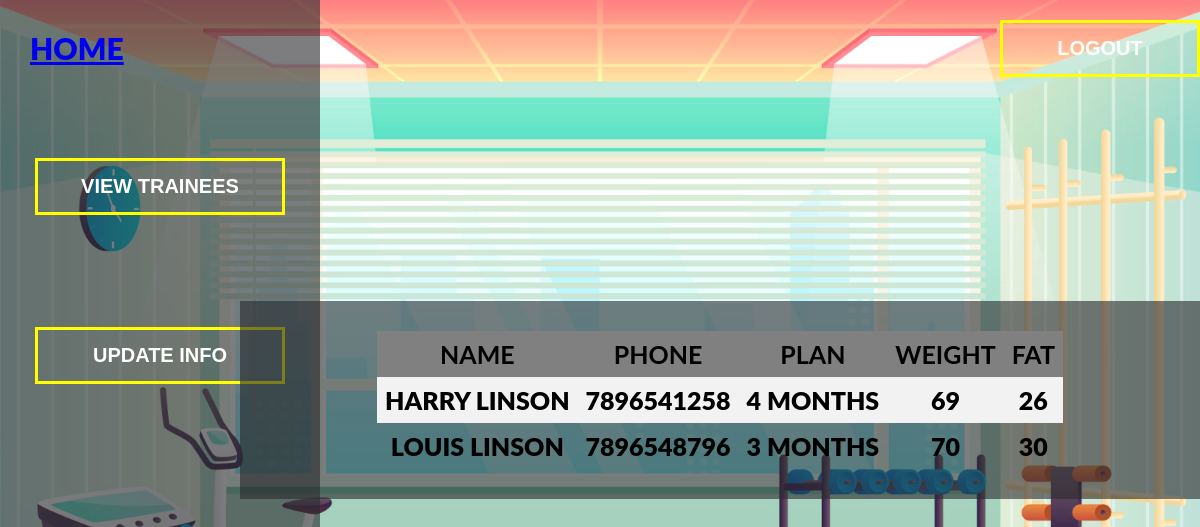
Screenshot of /trainer_view.php (signed in) with the database file from the repository.
### tables this page shows
CREATE TABLE `trainer_trainee` (
  `userid` int(11) NOT NULL,
  `weight` int(11) NOT NULL,
  `fat` int(11) NOT NULL,
  `plan` varchar(30) NOT NULL
);

CREATE TABLE `trainee` (
  `userid` int(11) NOT NULL,
  `password` varchar(15) NOT NULL,
  `name` varchar(25) NOT NULL,
  `phone` bigint(20) NOT NULL,
  `monthly_fee` int(11) NOT NULL,
  `trained_by` int(11) NOT NULL
);

### trainer_view.php (the view, shortened to what this page needs)
<?php
    include('trainer.php');
?>
<!DOCTYPE html>
<html lang="en">
    <head>
        <link rel="stylesheet" href="stylesheet/trainer.css">
    </head>
    <body>
        <div class=view>
        <table>
    <tr>
    <th>Name</th>
    <th>Phone</th>
    <th>Plan</th>
    <th>Weight</th>
    <th>Fat</th>
    </tr>
        <?php
        $myusername=$_SESSION['username'];
        $sql = " SELECT M.name, M.phone, T.plan, T.weight, T.fat FROM trainee M, trainer_trainee T WHERE M.userid=T.userid and trained_by = '$myusername' ";
        $result = mysqli_query($db,$sql) ;
while($row= mysqli_fetch_assoc($result)){
    echo "<tr>";
  echo "<td>" . $row['name'] . "</td>";
  echo "<td>" . $row['phone'] . "</td>";
  echo "<td>" . $row['plan'] . "</td>";
  echo "<td>" . $row['weight'] . "</td>";
  echo "<td>" . $row['fat'] . "</td>";
  echo "</tr>";
  }
echo "</table>";
 ?>
</div>
</body>
</html>

### stylesheet/trainer.css (style rules this page uses)
body { margin: 0; padding: 0; font-family: "Lato", sans-serif; background: url(images/trainer.jpg); background-size: cover; font-size: 30px; text-transform: uppercase; font-weight: 900; }
.view { width: 900px; padding: 30px; position: absolute; top: 50%; left: 60%; transform: translate(-50%,-50%); background: #2c2b2e9c; text-align: center; color: white; display: grid; justify-content: center; }
table { border-collapse: collapse; width: 100%; color: black; font-size: 25px; }
th, td { text-align: center; padding: 8px; }
th { background-color: grey; }
tr:nth-child(even) { background-color: #f2f2f2; }
::placeholder { color: white; opacity: 1; }

### rows the page displays
trainer_trainee: userid.name "HARRY LINSON", userid.phone "7896541258", plan "4 MONTHS", weight "69", fat "26"
trainer_trainee: userid.name "LOUIS LINSON", userid.phone "7896548796", plan "3 MONTHS", weight "70", fat "30"
